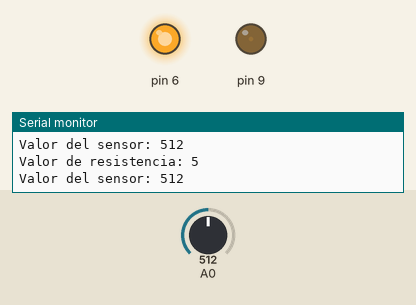
A sketch run on a simulated Arduino Uno, built with avr-gcc and run on an emulated ATmega328P. Shown: output pins drawn as LEDs (lit = HIGH), the last lines printed to the serial monitor. The inputs (shaded band) are chosen by the test bench; at power-on: A0 = 512.

Above: at 1.3 s.
1.4 s: A0 set to 716
At 2.5 s:
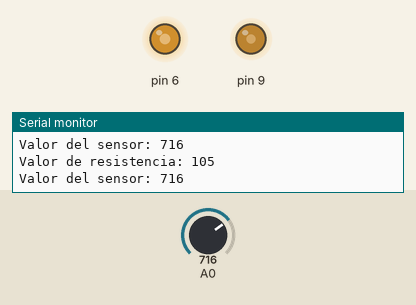
3.0 s: A0 set to 900
At 3.7 s:
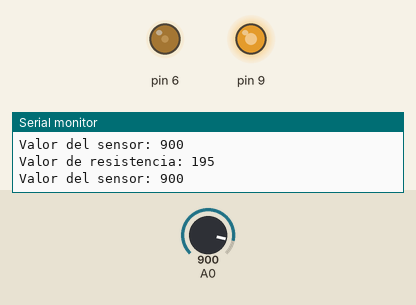
4.5 s: A0 set to 1023
At 4.9 s:
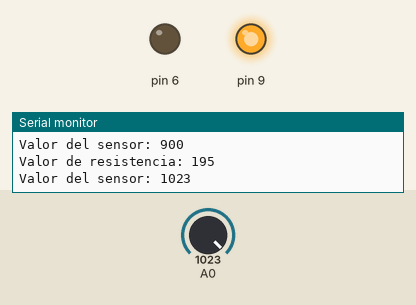
6.0 s: A0 set to 306
At 7.2 s:
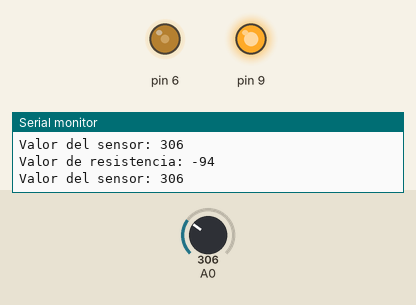
7.5 s: A0 set to 122
At 8.6 s:
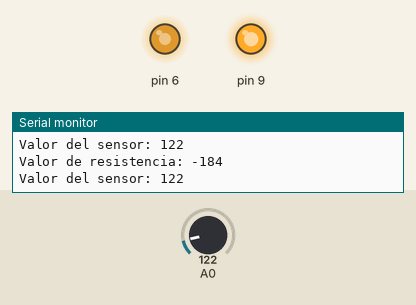
9.0 s: A0 set to 511
At 9.8 s:
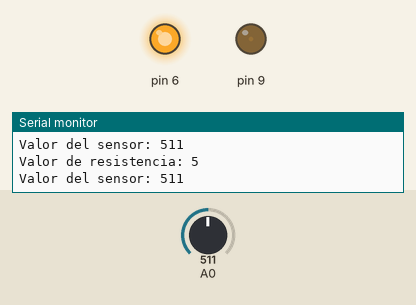
Timing chart, 0 to 11.5 s (numbered marks = the images above; inputs shaded):
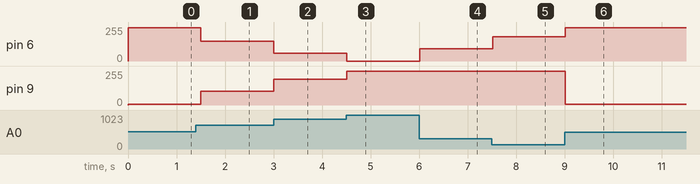

The sketch:

tp_2_7.ino
```cpp
void setup() {
    Serial.begin(9600);
    pinMode(A0, INPUT);
    pinMode(9, OUTPUT);
    pinMode(6, OUTPUT);
}

void loop() {
    int sensor = analogRead(A0);
    Serial.print("Valor del sensor: ");
    Serial.println(sensor);
    int resistencia = map(sensor, 500, 1023, 0, 255);
    intensidad(resistencia);
    Serial.print("Valor de resistencia: ");
    Serial.println(resistencia);

}

void intensidad(int x){
    analogWrite(9, x);
    int aux = (255-x);
    analogWrite(6, aux);
    delay(500);
}
```

Measured:
- after the input at 1.4 s, pin 6: 250/255 → 150/255 after 0.10 s; pin 9: 5/255 → 105/255 after 0.10 s
- after the input at 3.0 s, pin 6: 150/255 → 60/255 at once; pin 9: 105/255 → 195/255 at once
- after the input at 4.5 s, pin 6: 60/255 → 0/255 at once; pin 9: 195/255 → 255/255 at once
- after the input at 6.0 s, pin 6: 0/255 → 93/255 at once
- after the input at 7.5 s, pin 6: 93/255 → 183/255 at once
- after the input at 9.0 s, pin 6: 183/255 → 250/255 at once; pin 9: 255/255 → 5/255 at once
